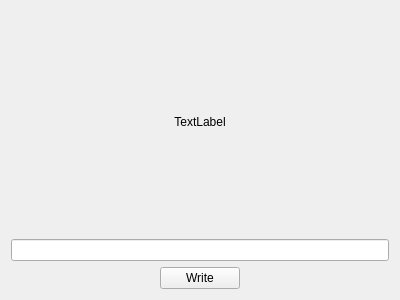
<?xml version="1.0" encoding="UTF-8"?>
<ui version="4.0">
 <class>QLinWriteByIDUI</class>
 <widget class="QWidget" name="QLinWriteByIDUI">
  <property name="geometry">
   <rect>
    <x>0</x>
    <y>0</y>
    <width>400</width>
    <height>300</height>
   </rect>
  </property>
  <property name="windowTitle">
   <string>Form</string>
  </property>
  <layout class="QVBoxLayout" name="verticalLayout">
   <item>
    <widget class="QLabel" name="title">
     <property name="text">
      <string>TextLabel</string>
     </property>
     <property name="alignment">
      <set>Qt::AlignCenter</set>
     </property>
    </widget>
   </item>
   <item>
    <widget class="QLineEdit" name="valueEdit"/>
   </item>
   <item>
    <layout class="QHBoxLayout" name="horizontalLayout">
     <item>
      <spacer name="horizontalSpacer">
       <property name="orientation">
        <enum>Qt::Horizontal</enum>
       </property>
       <property name="sizeHint" stdset="0">
        <size>
         <width>40</width>
         <height>20</height>
        </size>
       </property>
      </spacer>
     </item>
     <item>
      <widget class="QPushButton" name="pushButton">
       <property name="text">
        <string>Write</string>
       </property>
      </widget>
     </item>
     <item>
      <spacer name="horizontalSpacer_2">
       <property name="orientation">
        <enum>Qt::Horizontal</enum>
       </property>
       <property name="sizeHint" stdset="0">
        <size>
         <width>40</width>
         <height>20</height>
        </size>
       </property>
      </spacer>
     </item>
    </layout>
   </item>
  </layout>
 </widget>
 <resources/>
 <connections/>
</ui>
